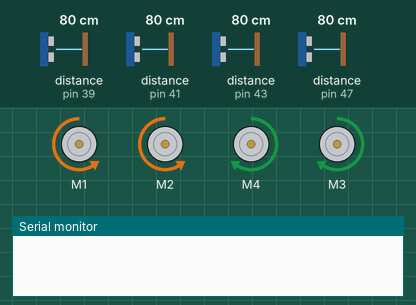
Recording of a sketch running on a simulated Arduino Mega 2560, built with avr-gcc and run on an emulated ATmega2560. On the bench: 4 × DC motor (green arrow = forward, orange = backward, longer = faster), the last lines printed to the serial monitor. Inputs (shaded band) come from the test bench; at power-on: distance to the obstacle (sensors on pin 41, pin 39, pin 43, pin 47) 80 cm. The echo pulse lasts 58.3 µs per cm.

Above: at 1.2 s.
1.3 s: distance to the obstacle (sensor on pin 41) set to 48 cm
6.0 s: distance to the obstacle (sensor on pin 41) set to 39 cm
At 7.3 s:
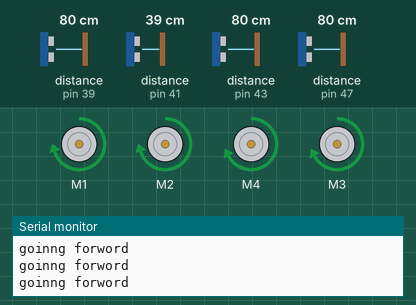
7.7 s: distance to the obstacle (sensor on pin 39) set to 33 cm
12.4 s: distance to the obstacle (sensor on pin 39) set to 26 cm
At 13.3 s:
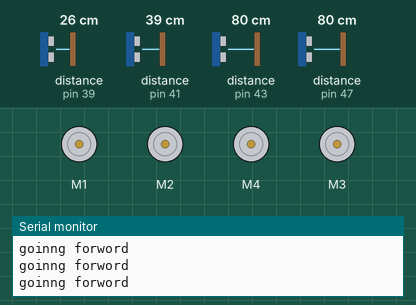
14.3 s: distance to the obstacle (sensor on pin 43) set to 2 cm
19.0 s: distance to the obstacle (sensor on pin 43) set to 23 cm
20.5 s: distance to the obstacle (sensor on pin 43) set to 29 cm
At 23.1 s:
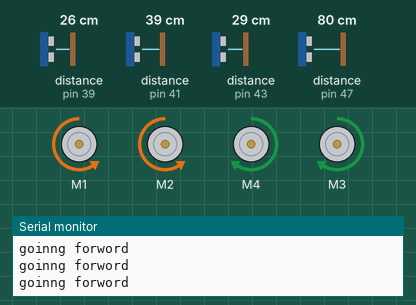
Timing chart, 0 to 25.3 s (numbered marks = the images above; inputs shaded):
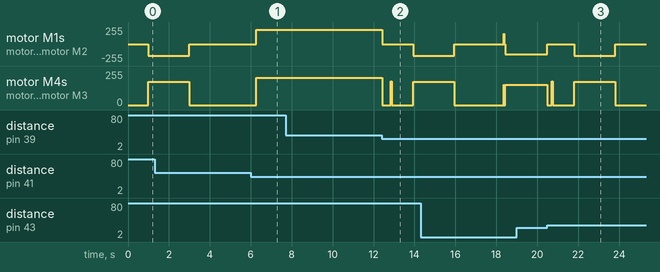

The sketch:

work_car.ino
```cpp
#include <AFMotor.h>  // DC Motors library
#include <stdio.h>

//------------------------------------------------------------------------------ Sensors pins and State machin
int IRFront = 47;     // IRFront pin description ///0 deg   //// number 1 ///// leg 18 for interapt
int IRRight = 53;     // IRRight pin description ///-45 deg //// number 2
int IRLeft = 35;      // IRLeft pin description  ///45 deg  //// number 3
int signal_in0 = 36;    // -45deg
int signal_in1 = 40;    // 0deg
int signal_in2 = 44;    // 45deg

int angle = 0;
//{delay(650) = 90 deg} check again
//{delay(325) = 45 deg} check again
int flag_calibrait = 0;
int flag_state_R_or_L = 0;
int Right_count = 0;
int Left_count = 0;

unsigned long duration1;
unsigned long duration2;
unsigned long duration3;

int trig_front = 38;  // SUPERFront pin description //
int echo_front = 39;                                //
int trig_right = 40;  // SUPERRight pin description // perpul
int echo_right = 41;                                // blue
int trig_left = 42;   // SUPERLeft pin description  // perpul
int echo_left = 43;                                 // blue
unsigned long previusmilis=0;
int couting = 0;
  int count = 0;
  int count_time=0;
  int Dis = 0;
  int flag_state = 0;
 // long int start_time = millis();
  int count_wall = 0;
  int x = 30;
  int y = 15;
  int count_around=0;
  int count_turn_right=15;
//-------------------------------------------------------------------------------- AF_Motor:
AF_DCMotor Right_front_motor(1); //defind pins for motors
AF_DCMotor Left_front_motor(4);
AF_DCMotor Right_back_motor(2);
AF_DCMotor Left_back_motor(3);

// put your setup code here, to run once:

void setup() {
  // put your setup code here, to run once:
  Serial.begin(9600);           // Define baud rate for serial communication
  pinMode(IRFront,INPUT); //interapt if IRFront = 18
  pinMode(IRRight,INPUT);
  pinMode(IRLeft,INPUT);
  pinMode(trig_front,OUTPUT);
  pinMode(echo_front,INPUT);
  pinMode(trig_right,OUTPUT);
  pinMode(echo_right,INPUT);
  pinMode(trig_left,OUTPUT);
  pinMode(echo_left,INPUT);

  int couting = 0;
  int count = 0;
  int count_time=0;
  int count_around=0;
  int Dis = 0;
  int flag_state = 0;
  int count_turn_right=15;
  int count_wall = 0;

     /*
      Serial.print("distans in santimeter right :");
      Serial.println(ultra_right());
      Serial.print("distans in santimeter front :");
      Serial.println(ultra_front());
      Serial.print("distans in santimeter left :");
      Serial.println(ultra_left());
      Serial.print("IR_sessor_Front duration :");
      Serial.println(IRsensor_Front());
      Serial.print("IR_sessor_Right duration :");
      Serial.println(IRsensor_Right());
      Serial.print("IR_sessor_Letf duration :");
      Serial.println(IRsensor_Left());
    */

}

//void motors(int Right_speed,int left_speed,char R_F_dir , char R_B_dir , char L_F_dir , char L_B_dir )

void loop() {////////////////////////////////////////////////////////////////////////////////// main
/*
     // Serial.print("IR_sessor_Front duration :");
      //Serial.println(IRsensor_Front());
      Serial.print("IR_sessor_Right duration :");
      Serial.println(IRsensor_Right());
      Serial.print("IR_sessor_Letf duration :");
      Serial.println(IRsensor_Left());
*/
/*while(true)
{
      Serial.print("IR_sessor_Front duration :");
      Serial.println(IRsensor_Front());
      Serial.print("distans in santimeter front :");
      Serial.println(ultra_front());
}
*/
  // put your main code here, to run repeatedly:
   unsigned long start_time = millis();
   while((millis()<(start_time+2078))&&(IRsensor_Front() < 1040))  //first task: look for IR, and spin around
      {
        motors(68,68,BACKWARD,BACKWARD,FORWARD,FORWARD);
      }
      Stop_Motor();
      delay(200);

      while((IRsensor_Front() > 1040) && (ultra_front() > 30)){ //secend task: if the IR is in front of as and ther is not an object move forword
        Serial.print("IR_sessor_Front duration :");
        Serial.println(IRsensor_Front());
        motors(85,80,FORWARD,FORWARD,FORWARD,FORWARD);
      }
      Stop_Motor();
      delay(50);

      while((IRsensor_Front() > 1020) && (ultra_front() < 30)){ //therd task: if the IR is in front of as and ther is an object stoop motors
        Stop_Motor();
      }
        while((ultra_front() > x)&&(ultra_left() > x)&&(ultra_right() > x)&&(IRsensor_Front() < 1000)){ // forth task: there is no IR detect and no object detected
           Serial.print("goinng forword");
          Serial.println();
          motors(85,80,FORWARD,FORWARD,FORWARD,FORWARD);
          //seing_sensors();
        }
        Stop_Motor();
        delay(50);

      while((ultra_front() < 20)&&(IRsensor_Front() < 1000)||(ultra_right() < 20) && (count_around<10)){
        motors(40,40,FORWARD,FORWARD,BACKWARD,BACKWARD);
        count_around ++;
      }
      count_around=0;
      Stop_Motor();
      delay(100);

      while((ultra_left() < x) && (count_wall<y) ){  //fifth task:
        motors(60,60,FORWARD,FORWARD,FORWARD,FORWARD);
        count_wall ++;
      }
      Stop_Motor();
      delay(50);
      while(ultra_left() < x){
        count_wall = 0;
        motors(60,60,BACKWARD,BACKWARD,FORWARD,FORWARD);
      }
      Stop_Motor();
      delay(50);
      while((ultra_left() > x) && (count_wall>0)){
        count_wall = 0 ;
        motors(60,60,BACKWARD,BACKWARD,FORWARD,FORWARD);
      }
      Stop_Motor();
      delay(50);

      while((ultra_right() < x) && (count_wall<y)){
        Serial.print("wall on the right going forword coint_wall = ");
        Serial.println(count_wall);
        motors(50,50,FORWARD,FORWARD,FORWARD,FORWARD);
        count_wall ++;
      }
      Stop_Motor();
      delay(50);

       while(ultra_right() < x){
        Serial.print("still wall on the right coint_wall = ");
        Serial.println(count_wall);
        count_wall = 0;
        motors(60,60,FORWARD,FORWARD,BACKWARD,BACKWARD);
      }
      Stop_Motor();
      delay(50);

      while(ultra_right() > 30 && count_turn_right>0){
        motors(0,70,FORWARD,FORWARD,FORWARD,FORWARD);
        count_turn_right-- ;
      }
      count_turn_right=15;
      Stop_Motor();
      delay(50);
      /*while((ultra_front() > x)){ // forth task: there is no IR detect and no object detected
          motors(80,80,FORWARD,FORWARD,FORWARD,FORWARD);
        }
        Stop_Motor();
        delay(50);

*/

}


int speed(int persent) //------------------------------------------------------- maping 0% to 100% motor force
{
  return map(persent,0,100,0,255);
}

int ultra_front(){   //-----------------------------------------------------------UltraSonic check_front
  long dur;
  int dis;

  digitalWrite(trig_front,LOW);
  delayMicroseconds(2);
  digitalWrite(trig_front,HIGH);
  delayMicroseconds(10);
  digitalWrite(trig_front,LOW);

  dur = pulseIn(echo_front,HIGH);
  dis = (dur * (0.034/2))+2;

  return dis;
}

int ultra_left(){   //-----------------------------------------------------------UltraSonic check_left
  long dur;
  int dis;

  digitalWrite(trig_left,LOW);
  delayMicroseconds(2);
  digitalWrite(trig_left,HIGH);
  delayMicroseconds(10);
  digitalWrite(trig_left,LOW);

  dur = pulseIn(echo_left,HIGH);
  dis = (dur * (0.034/2))+4;

  return dis;
}

int ultra_right(){   //-----------------------------------------------------------UltraSonic check_right
  long dur;
  int dis;

  digitalWrite(trig_right,LOW);
  delayMicroseconds(2);
  digitalWrite(trig_right,HIGH);
  delayMicroseconds(10);
  digitalWrite(trig_right,LOW);

  dur = pulseIn(echo_right,HIGH);
  dis = (dur * (0.034/2))+2;

  return dis;
}

/*
void motors(int Right_speed,int left_speed) //------------------------------------------------ moving forword
{
  Right_front_motor.setSpeed(speed(Right_speed));
  Left_front_motor.setSpeed(speed(left_speed));
  Left_back_motor.setSpeed(speed(left_speed));
  Right_back_motor.setSpeed(speed(Right_speed));

  Right_front_motor.run(FORWARD);
  Right_back_motor.run(FORWARD);
  Left_front_motor.run(FORWARD);
  Left_back_motor.run(FORWARD);
}
*/

void motors(int Right_speed,int left_speed,char R_F_dir , char R_B_dir , char L_F_dir , char L_B_dir ) // ---------------------------------------------- tern right
{
  Right_front_motor.setSpeed(speed(Right_speed)); //motor 20% tern
  Right_front_motor.run(R_F_dir);

  Right_back_motor.setSpeed(speed(Right_speed));
  Right_back_motor.run( R_B_dir);

  Left_front_motor.setSpeed(speed(left_speed));  //motor 80% tern
  Left_front_motor.run(L_F_dir);

  Left_back_motor.setSpeed(speed(left_speed));
  Left_back_motor.run(L_B_dir);
}

void Stop_Motor() //------------------------------------------- Shut Down Motors
{
  Right_front_motor.run(RELEASE);
  Right_back_motor.run(RELEASE);
  Left_front_motor.run(RELEASE);
  Left_back_motor.run(RELEASE);
}

int IRsensor_Front() //----------------------------------------- colling the sensor that we want to read from /// blinking for now //// with out time delay!!!!!!
{
  duration1 = pulseIn(IRFront,LOW);
  delayMicroseconds(1000);
  return duration1;
}

 /*int IRsensor_Left(){ //----------------------------------------- colling the sensor that we want to read from /// blinking for now //// with out time delay!!!!!!
  duration2 = pulseIn(IRLeft,LOW);
  delayMicroseconds(100);
  return duration2;
}

int IRsensor_Right() //----------------------------------------- colling the sensor that we want to read from /// blinking for now //// with out time delay!!!!!!
{
  duration3 = pulseIn(IRRight,LOW);
  delayMicroseconds(100);

  return duration3;
}*/
```

Measured:
- the behaviour switches between 43 and 42 cm on distance to the obstacle (sensor on pin 41) (found by bisection; images 0 and 1)
- the behaviour switches between 30 and 29 cm on distance to the obstacle (sensor on pin 39) (found by bisection; images 1 and 2)
- after the input at 12.4 s, motor M1, motor M2: forward 216/255 → stopped at once, → backward 173/255 1.5 s later; motor M4, motor M3: forward 204/255 → stopped at once, → forward 173/255 1.5 s later
- after the input at 19.0 s, every drawn part: stays the same
- after the input at 20.5 s, motor M1, motor M2: backward 153/255 → stopped at once, → backward 173/255 1.3 s later, → stopped 2.0 s later; motor M4, motor M3: forward 153/255 → stopped at once, → forward 173/255 1.3 s later, → stopped 2.0 s later
